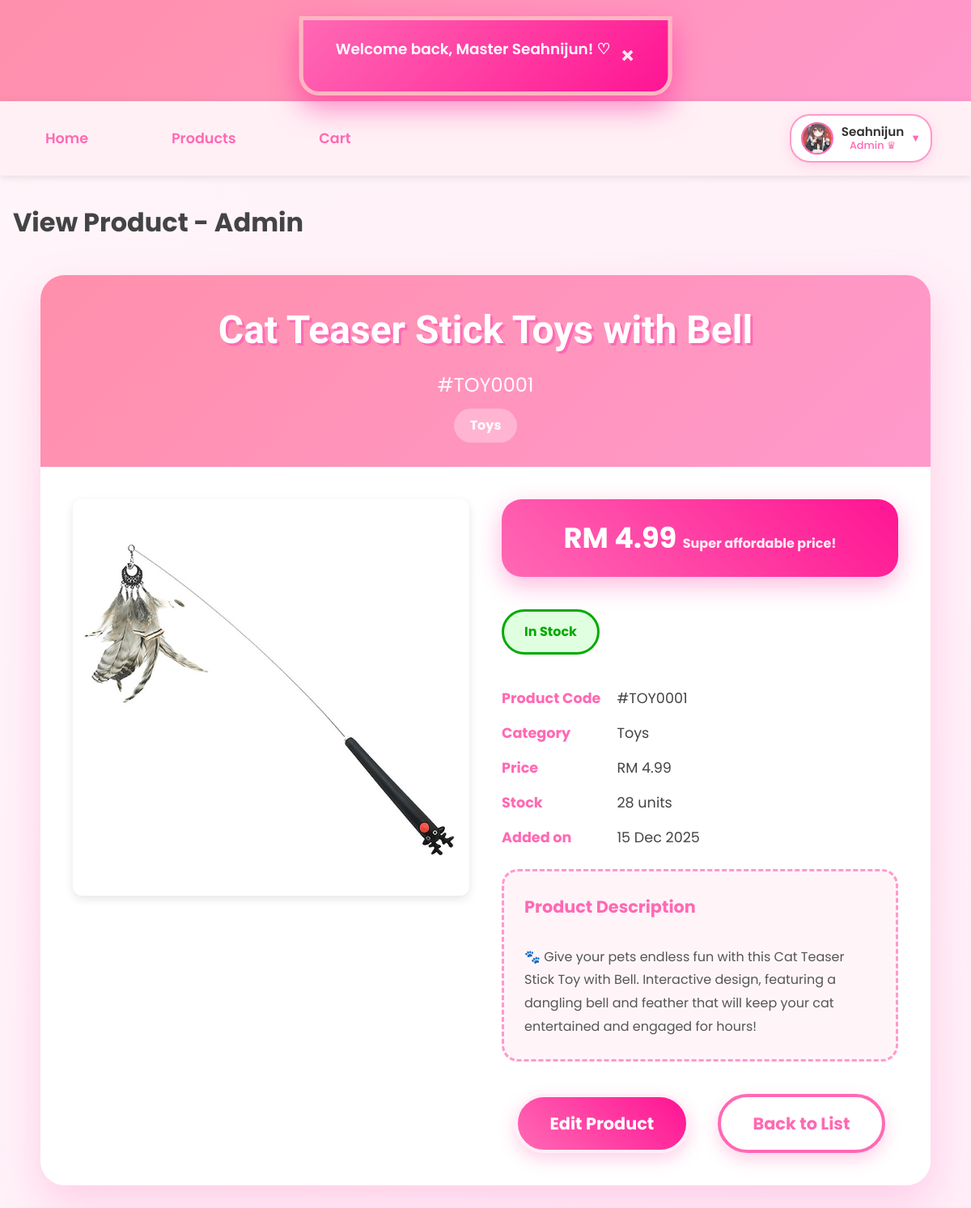
Page /admin/product_view.php?id=96 (signed in) on the earlier database version.
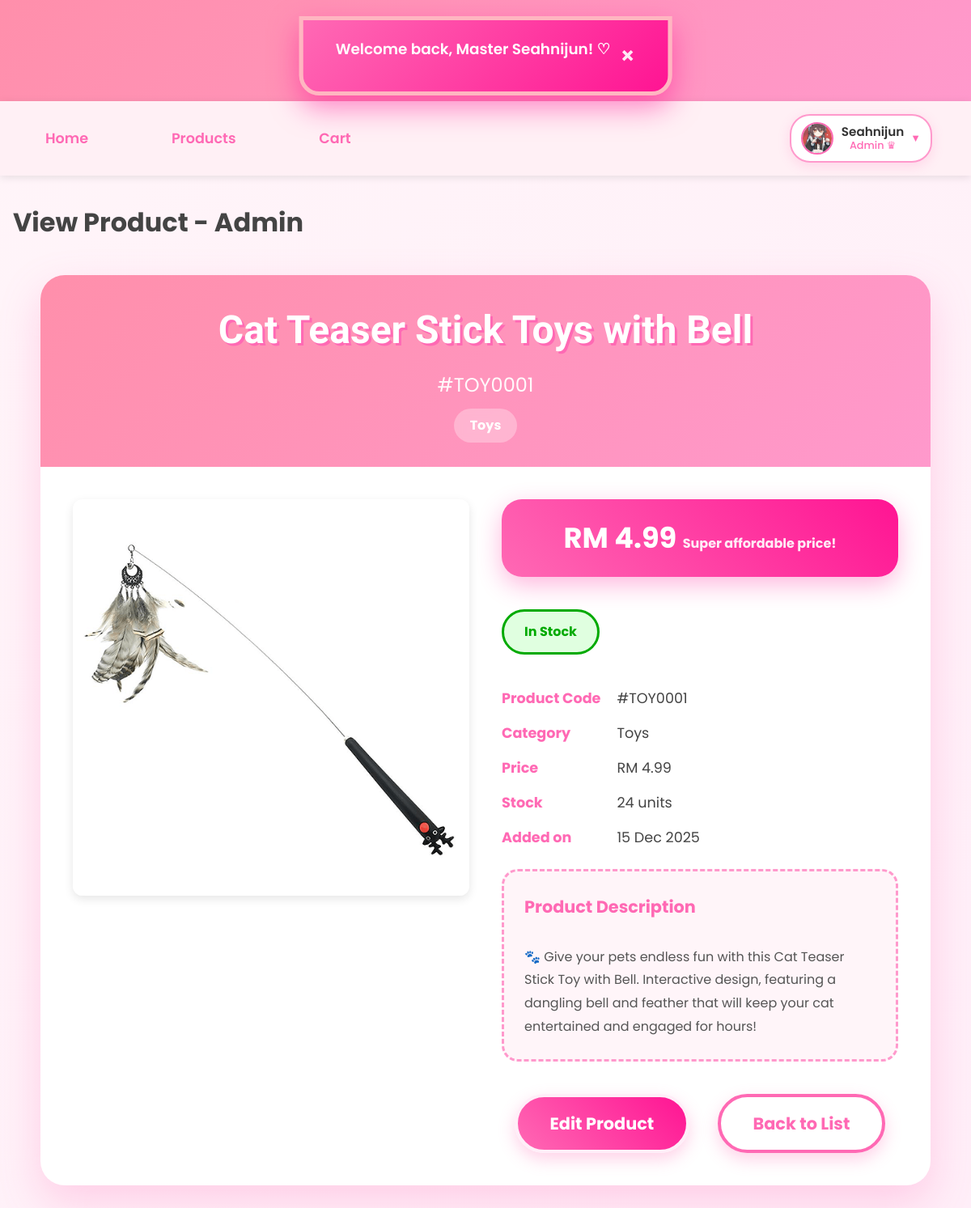
Same page on the later database version.
### tables this page shows
CREATE TABLE `product` (
  `product_id` int(11) NOT NULL,
  `product_code` varchar(20) NOT NULL,
  `product_name` varchar(200) NOT NULL,
  `description` text DEFAULT NULL,
  `price` decimal(10,2) NOT NULL,
  `stock_quantity` int(11) DEFAULT 0,
  `category_id` int(11) NOT NULL,
  `is_active` tinyint(1) DEFAULT 1,
  `created_at` datetime DEFAULT current_timestamp(),
  `updated_at` datetime DEFAULT current_timestamp() ON UPDATE current_timestamp(),
  `photo_name` varchar(255) NOT NULL
);

CREATE TABLE `category` (
  `category_id` int(11) NOT NULL,
  `category_code` varchar(10) NOT NULL,
  `category_name` varchar(100) NOT NULL,
  `description` text DEFAULT NULL,
  `created_at` datetime DEFAULT current_timestamp()
);

### _base.php (called while the page is built, shortened)
<?php
function get($key, $value = null) {
    $value = $_GET[$key] ?? $value;
    return is_array($value) ? array_map('trim', $value) : trim($value);
}
function encode($value) {
    return htmlentities($value);
}
?>

### admin/product_view.php (the view, shortened to what this page needs)
<?php
require '../_base.php';
$id = get('id');
$stmt = $_db->prepare("
    SELECT p.*, c.category_name, c.category_code
    FROM product p
    JOIN category c ON p.category_id = c.category_id
    WHERE p.product_id = ?
");
$stmt->execute([$id]);
$product = $stmt->fetch();
include '../_head.php';
?>
<div class="product-view-container">
    <div class="product-view-header">
        <h1><?= encode($product->product_name) ?></h1>
        <div class="product-code">#<?= encode($product->product_code) ?></div>
        <div class="category-badge"><?= encode($product->category_name) ?></div>
    </div>
    <div class="product-body">
        <div class="product-gallery">
    <?php if ($product->photo_name): ?>
        <img src="../admin/uploads/products/<?=  encode($product->photo_name) ?>"
             alt="<?=  encode($product->photo_name) ?>"
             class="main-image"
             style="width:100%; max-width:500px; border-radius:12px; box-shadow:0 4px 12px rgba(0,0,0,0.1);">
    <?php endif; ?>
</div>
        <div class="product-info">
            <div class="price-box">
                RM <?= number_format($product->price, 2) ?>
                <small>Super affordable price!</small>
            </div>
            <div class="stock-status <?= $product->stock_quantity > 10 ? 'stock-in' : ($product->stock_quantity > 0 ? 'stock-low' : 'stock-out') ?>">
                <?php if ($product->stock_quantity > 10): ?>
                    In Stock
                <?php elseif ($product->stock_quantity > 0): ?>
                    Only <?= $product->stock_quantity ?> left! Hurry~
                <?php else: ?>
                    Sold Out
                <?php endif; ?>
            </div>
            <div class="info-grid">
                <strong>Product Code</strong>   <span>#<?= encode($product->product_code) ?></span>
                <strong>Category</strong>       <span><?= encode($product->category_name) ?></span>
                <strong>Price</strong>          <span>RM <?= number_format($product->price, 2) ?></span>
                <strong>Stock</strong>          <span><?= $product->stock_quantity ?> units</span>
                <strong>Added on</strong>       <span><?= date('j M Y', strtotime($product->created_at)) ?></span>
            </div>
            <?php if ($product->description): ?>
            <div class="description-box">
                <strong style="color:#ff69b4; font-size:1.3rem;">Product Description</strong><br><br>
                <?= nl2br(encode($product->description)) ?>
            </div>
            <?php endif; ?>
            <div class="action-buttons" style="text-align:center; margin-top:40px;">
                <a href="product_edit.php?id=<?= $id ?>" class="moe-btn moe-btn-primary">Edit Product</a>
                <a href="product_list.php" class="moe-btn moe-btn-secondary">Back to List</a>
            </div>
        </div>
    </div>
</div>

Differences in the rows shown:
changed product "Cat Teaser Stick Toys with Bell": stock_quantity "28" → "24"
